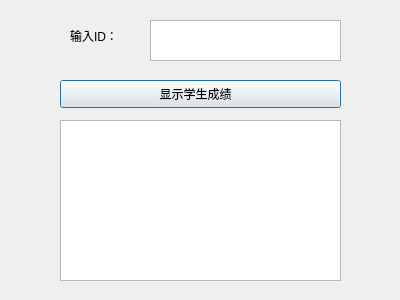
<?xml version="1.0" encoding="UTF-8"?>
<ui version="4.0">
 <class>Dialog22</class>
 <widget class="QDialog" name="Dialog22">
  <property name="geometry">
   <rect>
    <x>0</x>
    <y>0</y>
    <width>400</width>
    <height>300</height>
   </rect>
  </property>
  <property name="windowTitle">
   <string>Dialog</string>
  </property>
  <widget class="QLabel" name="label">
   <property name="geometry">
    <rect>
     <x>70</x>
     <y>20</y>
     <width>81</width>
     <height>31</height>
    </rect>
   </property>
   <property name="text">
    <string>输入ID：</string>
   </property>
  </widget>
  <widget class="QTextEdit" name="textEdit">
   <property name="geometry">
    <rect>
     <x>150</x>
     <y>20</y>
     <width>191</width>
     <height>41</height>
    </rect>
   </property>
  </widget>
  <widget class="QPushButton" name="pushButton">
   <property name="geometry">
    <rect>
     <x>60</x>
     <y>80</y>
     <width>281</width>
     <height>28</height>
    </rect>
   </property>
   <property name="text">
    <string>显示学生成绩   </string>
   </property>
  </widget>
  <widget class="QTextBrowser" name="textBrowser">
   <property name="geometry">
    <rect>
     <x>60</x>
     <y>120</y>
     <width>281</width>
     <height>161</height>
    </rect>
   </property>
  </widget>
 </widget>
 <resources/>
 <connections/>
</ui>
